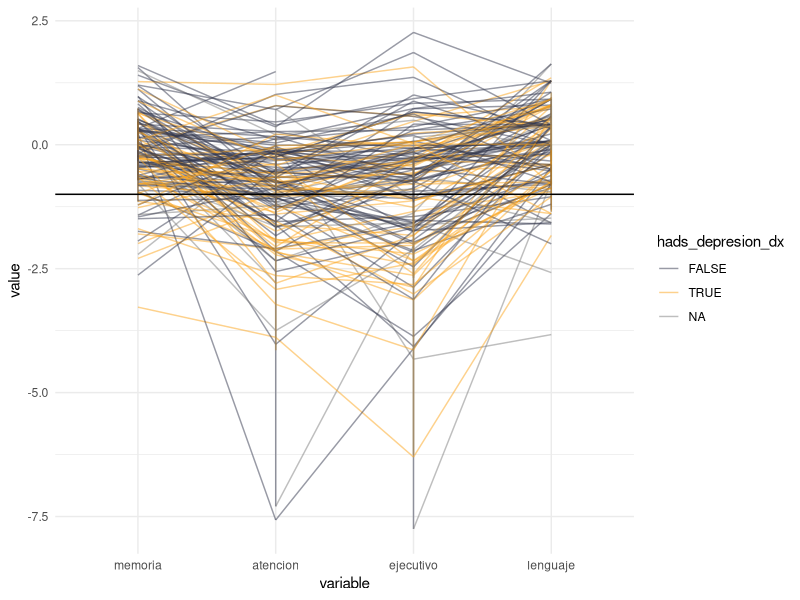

Here is the R script that generated this plot: (Note: this script raises an error after producing the figure.)
library(readxl)
library(tidyverse)
covid <-read_excel("BASE COVID.xlsx")

variables<-c("covid$ravlt_total_z",
             "covid$ravlt_diferido_z",
             "covid$benson_diferido_z",
             "")

#convertir as.numeric()

covid$memoria<-(as.numeric(covid$ravlt_total_z)+
                  as.numeric(covid$ravlt_diferido_z)+
                  as.numeric(covid$benson_diferido_z))/3

covid$memoria_i<-covid$memoria<(-1)

covid$atencion<-(as.numeric(covid$tmt_a_z)+
               as.numeric(covid$digitos_directos_z))/2

covid$atencion_i<-covid$atencion<(-1)

covid$ejecutivo<-(as.numeric(covid$tmt_b_z)+
                    as.numeric(covid$digitos_inversos_z))/2

covid$ejecutivo_i<-covid$ejecutivo<(-1)


covid$lenguaje<-as.numeric(covid$mint_z)

covid$lenguaje_i<-covid$lenguaje<(-1)

covid$hads_depresion_dx<-covid$hads_depresion>7


a<-covid %>% select(hc,
                    memoria, 
                    atencion, 
                    ejecutivo, 
                    lenguaje, 
                    hads_depresion_dx)

str(a)
library(reshape2)

a<-melt(a, id=c("hc", "hads_depresion_dx"))

a$hads_depresion_dx<-as.factor(a$hads_depresion_dx)
ggplot(a, aes(x=variable, y=value, group=hc, color=hads_depresion_dx))+
  geom_line(alpha=0.5)+
  geom_hline(yintercept = -1)+
  scale_color_manual(values = c("#32374c","#fba31b"))+
  theme_minimal()




b<-covid %>% select(memoria_i, atencion_i, ejecutivo_i, lenguaje_i,hc)

base2 <- melt(b, id.var = "hc")



b<-as.data.frame(table(base2$variable, base2$value))


b<-melt(b, id="hc")


ggplot(b, aes(fill = Var2, y = Freq, x = Var1 )) +
  geom_col(position = "fill")+
  theme_minimal()
